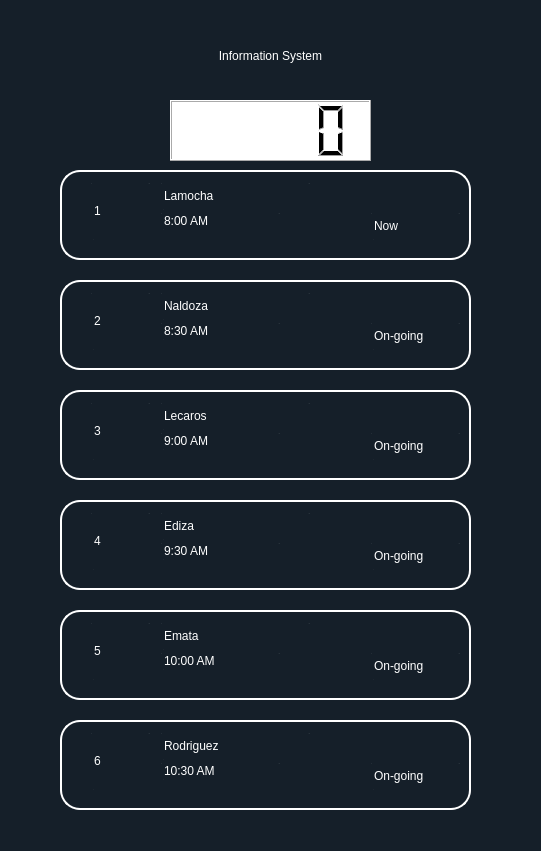
   <widget class="QFrame" name="frame_5">
    <property name="geometry">
     <rect>
      <x>1290</x>
      <y>160</y>
      <width>541</width>
      <height>851</height>
     </rect>
    </property>
    <property name="styleSheet">
     <string notr="true">background-color: rgb(21, 31, 41);
border-radius: 20px;</string>
    </property>
    <property name="frameShape">
     <enum>QFrame::StyledPanel</enum>
    </property>
    <property name="frameShadow">
     <enum>QFrame::Raised</enum>
    </property>
    <widget class="QLabel" name="label_7">
     <property name="geometry">
      <rect>
       <x>0</x>
       <y>30</y>
       <width>541</width>
       <height>51</height>
      </rect>
     </property>
     <property name="styleSheet">
      <string notr="true">font:40pt &quot;Bebas&quot;;
color: rgb(255, 255, 255);</string>
     </property>
     <property name="text">
      <string>Information System</string>
     </property>
     <property name="alignment">
      <set>Qt::AlignCenter</set>
     </property>
    </widget>
    <widget class="QFrame" name="frame_25">
     <property name="geometry">
      <rect>
       <x>60</x>
       <y>280</y>
       <width>411</width>
       <height>90</height>
      </rect>
     </property>
     <property name="styleSheet">
      <string notr="true">border: 2px solid white;
</string>
     </property>
     <property name="frameShape">
      <enum>QFrame::StyledPanel</enum>
     </property>
     <property name="frameShadow">
      <enum>QFrame::Raised</enum>
     </property>
     <widget class="QLineEdit" name="lineEdit_101">
      <property name="geometry">
       <rect>
        <x>310</x>
        <y>40</y>
        <width>91</width>
        <height>31</height>
       </rect>
      </property>
      <property name="styleSheet">
       <string notr="true">border-color: qradialgradient(spread:reflect, cx:0.463, cy:0.301636, radius:2, fx:0.458, fy:0.289409, stop:0.932203 rgba(21, 31, 41, 255), stop:1 rgba(255, 255, 255, 255));
color: rgb(255, 255, 255);
font: 12pt &quot;Montserrat&quot;;
border-radius: 5px;</string>
      </property>
      <property name="text">
       <string>On-going</string>
      </property>
      <property name="placeholderText">
       <string>Appointment Subject</string>
      </property>
     </widget>
     <widget class="QLineEdit" name="lineEdit_102">
      <property name="geometry">
       <rect>
        <x>100</x>
        <y>40</y>
        <width>121</width>
        <height>21</height>
       </rect>
      </property>
      <property name="styleSheet">
       <string notr="true">border-color: qradialgradient(spread:reflect, cx:0.463, cy:0.301636, radius:2, fx:0.458, fy:0.289409, stop:0.932203 rgba(21, 31, 41, 255), stop:1 rgba(255, 255, 255, 255));
color: rgb(255, 255, 255);
font: 12pt &quot;Montserrat&quot;;
border-radius: 5px;</string>
      </property>
      <property name="text">
       <string>8:30 AM</string>
      </property>
      <property name="placeholderText">
       <string>Appointment Subject</string>
      </property>
     </widget>
     <widget class="QLineEdit" name="lineEdit_103">
      <property name="geometry">
       <rect>
        <x>30</x>
        <y>10</y>
        <width>61</width>
        <height>61</height>
       </rect>
      </property>
      <property name="styleSheet">
       <string notr="true">border-color: qradialgradient(spread:reflect, cx:0.463, cy:0.301636, radius:2, fx:0.458, fy:0.289409, stop:0.932203 rgba(21, 31, 41, 255), stop:1 rgba(255, 255, 255, 255));
color: rgb(255, 255, 255);
font: 46pt &quot;Montserrat&quot;;
border-radius: 5px;</string>
      </property>
      <property name="text">
       <string>2</string>
      </property>
      <property name="placeholderText">
       <string>Appointment Subject</string>
      </property>
     </widget>
     <widget class="QLineEdit" name="lineEdit_104">
      <property name="geometry">
       <rect>
        <x>100</x>
        <y>10</y>
        <width>151</width>
        <height>31</height>
       </rect>
      </property>
      <property name="styleSheet">
       <string notr="true">border-color: qradialgradient(spread:reflect, cx:0.463, cy:0.301636, radius:2, fx:0.458, fy:0.289409, stop:0.932203 rgba(21, 31, 41, 255), stop:1 rgba(255, 255, 255, 255));
color: rgb(255, 255, 255);
font: 14pt &quot;Montserrat&quot;;
border-radius: 5px;</string>
      </property>
      <property name="text">
       <string>Naldoza</string>
      </property>
      <property name="placeholderText">
       <string>Appointment Subject</string>
      </property>
     </widget>
     <widget class="QFrame" name="frame_26">
      <property name="geometry">
       <rect>
        <x>0</x>
        <y>160</y>
        <width>411</width>
        <height>81</height>
       </rect>
      </property>
      <property name="styleSheet">
       <string notr="true">border: 2px solid white;
</string>
      </property>
      <property name="frameShape">
       <enum>QFrame::StyledPanel</enum>
      </property>
      <property name="frameShadow">
       <enum>QFrame::Raised</enum>
      </property>
      <widget class="QLineEdit" name="lineEdit_105">
       <property name="geometry">
        <rect>
         <x>310</x>
         <y>40</y>
         <width>91</width>
         <height>31</height>
        </rect>
       </property>
       <property name="styleSheet">
        <string notr="true">border-color: qradialgradient(spread:reflect, cx:0.463, cy:0.301636, radius:2, fx:0.458, fy:0.289409, stop:0.932203 rgba(21, 31, 41, 255), stop:1 rgba(255, 255, 255, 255));
color: rgb(255, 255, 255);
font: 12pt &quot;Montserrat&quot;;
border-radius: 5px;</string>
       </property>
       <property name="text">
        <string>On-going</string>
       </property>
       <property name="placeholderText">
        <string>Appointment Subject</string>
       </property>
      </widget>
      <widget class="QLineEdit" name="lineEdit_106">
       <property name="geometry">
        <rect>
         <x>100</x>
         <y>40</y>
         <width>121</width>
         <height>21</height>
        </rect>
       </property>
       <property name="styleSheet">
        <string notr="true">border-color: qradialgradient(spread:reflect, cx:0.463, cy:0.301636, radius:2, fx:0.458, fy:0.289409, stop:0.932203 rgba(21, 31, 41, 255), stop:1 rgba(255, 255, 255, 255));
color: rgb(255, 255, 255);
font: 12pt &quot;Montserrat&quot;;
border-radius: 5px;</string>
       </property>
       <property name="text">
        <string>8:00 AM</string>
       </property>
       <property name="placeholderText">
        <string>Appointment Subject</string>
       </property>
      </widget>
      <widget class="QLineEdit" name="lineEdit_107">
       <property name="geometry">
        <rect>
         <x>30</x>
         <y>10</y>
         <width>61</width>
         <height>61</height>
        </rect>
       </property>
       <property name="styleSheet">
        <string notr="true">border-color: qradialgradient(spread:reflect, cx:0.463, cy:0.301636, radius:2, fx:0.458, fy:0.289409, stop:0.932203 rgba(21, 31, 41, 255), stop:1 rgba(255, 255, 255, 255));
color: rgb(255, 255, 255);
font: 46pt &quot;Montserrat&quot;;
border-radius: 5px;</string>
       </property>
       <property name="text">
        <string>1</string>
       </property>
       <property name="placeholderText">
        <string>Appointment Subject</string>
       </property>
      </widget>
      <widget class="QLineEdit" name="lineEdit_108">
       <property name="geometry">
        <rect>
         <x>100</x>
         <y>10</y>
         <width>151</width>
         <height>31</height>
        </rect>
       </property>
       <property name="styleSheet">
        <string notr="true">border-color: qradialgradient(spread:reflect, cx:0.463, cy:0.301636, radius:2, fx:0.458, fy:0.289409, stop:0.932203 rgba(21, 31, 41, 255), stop:1 rgba(255, 255, 255, 255));
color: rgb(255, 255, 255);
font: 14pt &quot;Montserrat&quot;;
border-radius: 5px;</string>
       </property>
       <property name="text">
        <string>Kyle Lamocha</string>
       </property>
       <property name="placeholderText">
        <string>Appointment Subject</string>
       </property>
      </widget>
     </widget>
    </widget>
    <widget class="QFrame" name="frame_27">
     <property name="geometry">
      <rect>
       <x>60</x>
       <y>390</y>
       <width>411</width>
       <height>90</height>
      </rect>
     </property>
     <property name="styleSheet">
      <string notr="true">border: 2px solid white;
</string>
     </property>
     <property name="frameShape">
      <enum>QFrame::StyledPanel</enum>
     </property>
     <property name="frameShadow">
      <enum>QFrame::Raised</enum>
     </property>
     <widget class="QLineEdit" name="lineEdit_109">
      <property name="geometry">
       <rect>
        <x>310</x>
        <y>40</y>
        <width>91</width>
        <height>31</height>
       </rect>
      </property>
      <property name="styleSheet">
       <string notr="true">border-color: qradialgradient(spread:reflect, cx:0.463, cy:0.301636, radius:2, fx:0.458, fy:0.289409, stop:0.932203 rgba(21, 31, 41, 255), stop:1 rgba(255, 255, 255, 255));
color: rgb(255, 255, 255);
font: 12pt &quot;Montserrat&quot;;
border-radius: 5px;</string>
      </property>
      <property name="text">
       <string>On-going</string>
      </property>
      <property name="placeholderText">
       <string>Appointment Subject</string>
      </property>
     </widget>
     <widget class="QLineEdit" name="lineEdit_110">
      <property name="geometry">
       <rect>
        <x>100</x>
        <y>40</y>
        <width>121</width>
        <height>21</height>
       </rect>
      </property>
      <property name="styleSheet">
       <string notr="true">border-color: qradialgradient(spread:reflect, cx:0.463, cy:0.301636, radius:2, fx:0.458, fy:0.289409, stop:0.932203 rgba(21, 31, 41, 255), stop:1 rgba(255, 255, 255, 255));
color: rgb(255, 255, 255);
font: 12pt &quot;Montserrat&quot;;
border-radius: 5px;</string>
      </property>
      <property name="text">
       <string>9:00 AM</string>
      </property>
      <property name="placeholderText">
       <string>Appointment Subject</string>
      </property>
     </widget>
     <widget class="QLineEdit" name="lineEdit_111">
      <property name="geometry">
       <rect>
        <x>30</x>
        <y>10</y>
        <width>61</width>
        <height>61</height>
       </rect>
      </property>
      <property name="styleSheet">
       <string notr="true">border-color: qradialgradient(spread:reflect, cx:0.463, cy:0.301636, radius:2, fx:0.458, fy:0.289409, stop:0.932203 rgba(21, 31, 41, 255), stop:1 rgba(255, 255, 255, 255));
color: rgb(255, 255, 255);
font: 46pt &quot;Montserrat&quot;;
border-radius: 5px;</string>
      </property>
      <property name="text">
       <string>3</string>
      </property>
      <property name="placeholderText">
       <string>Appointment Subject</string>
      </property>
     </widget>
     <widget class="QLineEdit" name="lineEdit_112">
      <property name="geometry">
       <rect>
        <x>100</x>
        <y>10</y>
        <width>151</width>
        <height>31</height>
       </rect>
      </property>
      <property name="styleSheet">
       <string notr="true">border-color: qradialgradient(spread:reflect, cx:0.463, cy:0.301636, radius:2, fx:0.458, fy:0.289409, stop:0.932203 rgba(21, 31, 41, 255), stop:1 rgba(255, 255, 255, 255));
color: rgb(255, 255, 255);
font: 14pt &quot;Montserrat&quot;;
border-radius: 5px;</string>
      </property>
      <property name="text">
       <string>Lecaros</string>
      </property>
      <property name="placeholderText">
       <string>Appointment Subject</string>
      </property>
     </widget>
    </widget>
    <widget class="QFrame" name="frame_28">
     <property name="geometry">
      <rect>
       <x>60</x>
       <y>500</y>
       <width>411</width>
       <height>90</height>
      </rect>
     </property>
     <property name="styleSheet">
      <string notr="true">border: 2px solid white;
</string>
     </property>
     <property name="frameShape">
      <enum>QFrame::StyledPanel</enum>
     </property>
     <property name="frameShadow">
      <enum>QFrame::Raised</enum>
     </property>
     <widget class="QLineEdit" name="lineEdit_113">
      <property name="geometry">
       <rect>
        <x>310</x>
        <y>40</y>
        <width>91</width>
        <height>31</height>
       </rect>
      </property>
      <property name="styleSheet">
       <string notr="true">border-color: qradialgradient(spread:reflect, cx:0.463, cy:0.301636, radius:2, fx:0.458, fy:0.289409, stop:0.932203 rgba(21, 31, 41, 255), stop:1 rgba(255, 255, 255, 255));
color: rgb(255, 255, 255);
font: 12pt &quot;Montserrat&quot;;
border-radius: 5px;</string>
      </property>
      <property name="text">
       <string>On-going</string>
      </property>
      <property name="placeholderText">
       <string>Appointment Subject</string>
      </property>
     </widget>
     <widget class="QLineEdit" name="lineEdit_114">
      <property name="geometry">
       <rect>
        <x>100</x>
        <y>40</y>
        <width>121</width>
        <height>21</height>
       </rect>
      </property>
      <property name="styleSheet">
       <string notr="true">border-color: qradialgradient(spread:reflect, cx:0.463, cy:0.301636, radius:2, fx:0.458, fy:0.289409, stop:0.932203 rgba(21, 31, 41, 255), stop:1 rgba(255, 255, 255, 255));
color: rgb(255, 255, 255);
font: 12pt &quot;Montserrat&quot;;
border-radius: 5px;</string>
      </property>
      <property name="text">
       <string>9:30 AM</string>
      </property>
      <property name="placeholderText">
       <string>Appointment Subject</string>
      </property>
     </widget>
     <widget class="QLineEdit" name="lineEdit_115">
      <property name="geometry">
       <rect>
        <x>30</x>
        <y>10</y>
        <width>61</width>
        <height>61</height>
       </rect>
      </property>
      <property name="styleSheet">
       <string notr="true">border-color: qradialgradient(spread:reflect, cx:0.463, cy:0.301636, radius:2, fx:0.458, fy:0.289409, stop:0.932203 rgba(21, 31, 41, 255), stop:1 rgba(255, 255, 255, 255));
color: rgb(255, 255, 255);
font: 46pt &quot;Montserrat&quot;;
border-radius: 5px;</string>
      </property>
      <property name="text">
       <string>4</string>
      </property>
      <property name="placeholderText">
       <string>Appointment Subject</string>
      </property>
     </widget>
     <widget class="QLineEdit" name="lineEdit_116">
      <property name="geometry">
       <rect>
        <x>100</x>
        <y>10</y>
        <width>151</width>
        <height>31</height>
       </rect>
      </property>
      <property name="styleSheet">
       <string notr="true">border-color: qradialgradient(spread:reflect, cx:0.463, cy:0.301636, radius:2, fx:0.458, fy:0.289409, stop:0.932203 rgba(21, 31, 41, 255), stop:1 rgba(255, 255, 255, 255));
color: rgb(255, 255, 255);
font: 14pt &quot;Montserrat&quot;;
border-radius: 5px;</string>
      </property>
      <property name="text">
       <string>Ediza</string>
      </property>
      <property name="placeholderText">
       <string>Appointment Subject</string>
      </property>
     </widget>
    </widget>
    <widget class="QFrame" name="frame_29">
     <property name="geometry">
      <rect>
       <x>60</x>
       <y>610</y>
       <width>411</width>
       <height>90</height>
      </rect>
     </property>
     <property name="styleSheet">
      <string notr="true">border: 2px solid white;
</string>
     </property>
     <property name="frameShape">
      <enum>QFrame::StyledPanel</enum>
     </property>
     <property name="frameShadow">
      <enum>QFrame::Raised</enum>
     </property>
     <widget class="QLineEdit" name="lineEdit_117">
      <property name="geometry">
       <rect>
        <x>310</x>
        <y>40</y>
        <width>91</width>
        <height>31</height>
       </rect>
      </property>
      <property name="styleSheet">
       <string notr="true">border-color: qradialgradient(spread:reflect, cx:0.463, cy:0.301636, radius:2, fx:0.458, fy:0.289409, stop:0.932203 rgba(21, 31, 41, 255), stop:1 rgba(255, 255, 255, 255));
color: rgb(255, 255, 255);
font: 12pt &quot;Montserrat&quot;;
border-radius: 5px;</string>
      </property>
      <property name="text">
       <string>On-going</string>
      </property>
      <property name="placeholderText">
       <string>Appointment Subject</string>
      </property>
     </widget>
     <widget class="QLineEdit" name="lineEdit_118">
      <property name="geometry">
       <rect>
        <x>100</x>
        <y>40</y>
        <width>121</width>
        <height>21</height>
       </rect>
      </property>
      <property name="styleSheet">
       <string notr="true">border-color: qradialgradient(spread:reflect, cx:0.463, cy:0.301636, radius:2, fx:0.458, fy:0.289409, stop:0.932203 rgba(21, 31, 41, 255), stop:1 rgba(255, 255, 255, 255));
color: rgb(255, 255, 255);
font: 12pt &quot;Montserrat&quot;;
border-radius: 5px;</string>
      </property>
      <property name="text">
       <string>10:00 AM</string>
      </property>
      <property name="placeholderText">
       <string>Appointment Subject</string>
      </property>
     </widget>
     <widget class="QLineEdit" name="lineEdit_119">
      <property name="geometry">
       <rect>
        <x>30</x>
        <y>10</y>
        <width>61</width>
        <height>61</height>
       </rect>
      </property>
      <property name="styleSheet">
       <string notr="true">border-color: qradialgradient(spread:reflect, cx:0.463, cy:0.301636, radius:2, fx:0.458, fy:0.289409, stop:0.932203 rgba(21, 31, 41, 255), stop:1 rgba(255, 255, 255, 255));
color: rgb(255, 255, 255);
font: 46pt &quot;Montserrat&quot;;
border-radius: 5px;</string>
      </property>
      <property name="text">
       <string>5</string>
      </property>
      <property name="placeholderText">
       <string>Appointment Subject</string>
      </property>
     </widget>
     <widget class="QLineEdit" name="lineEdit_120">
      <property name="geometry">
       <rect>
        <x>100</x>
        <y>10</y>
        <width>151</width>
        <height>31</height>
       </rect>
      </property>
      <property name="styleSheet">
       <string notr="true">border-color: qradialgradient(spread:reflect, cx:0.463, cy:0.301636, radius:2, fx:0.458, fy:0.289409, stop:0.932203 rgba(21, 31, 41, 255), stop:1 rgba(255, 255, 255, 255));
color: rgb(255, 255, 255);
font: 14pt &quot;Montserrat&quot;;
border-radius: 5px;</string>
      </property>
      <property name="text">
       <string>Emata</string>
      </property>
      <property name="placeholderText">
       <string>Appointment Subject</string>
      </property>
     </widget>
    </widget>
    <widget class="QFrame" name="frame_30">
     <property name="geometry">
      <rect>
       <x>60</x>
       <y>170</y>
       <width>411</width>
       <height>90</height>
      </rect>
     </property>
     <property name="styleSheet">
      <string notr="true">border: 2px solid white;
</string>
     </property>
     <property name="frameShape">
      <enum>QFrame::StyledPanel</enum>
     </property>
     <property name="frameShadow">
      <enum>QFrame::Raised</enum>
     </property>
     <widget class="QLineEdit" name="lineEdit_121">
      <property name="geometry">
       <rect>
        <x>310</x>
        <y>40</y>
        <width>91</width>
        <height>31</height>
       </rect>
      </property>
      <property name="styleSheet">
       <string notr="true">border-color: qradialgradient(spread:reflect, cx:0.463, cy:0.301636, radius:2, fx:0.458, fy:0.289409, stop:0.932203 rgba(21, 31, 41, 255), stop:1 rgba(255, 255, 255, 255));
color: rgb(255, 255, 255);
font: 12pt &quot;Montserrat&quot;;
border-radius: 5px;</string>
      </property>
      <property name="text">
       <string>Now</string>
      </property>
      <property name="placeholderText">
       <string>Appointment Subject</string>
      </property>
     </widget>
     <widget class="QLineEdit" name="lineEdit_122">
      <property name="geometry">
       <rect>
        <x>100</x>
        <y>40</y>
        <width>121</width>
        <height>21</height>
       </rect>
      </property>
      <property name="styleSheet">
       <string notr="true">border-color: qradialgradient(spread:reflect, cx:0.463, cy:0.301636, radius:2, fx:0.458, fy:0.289409, stop:0.932203 rgba(21, 31, 41, 255), stop:1 rgba(255, 255, 255, 255));
color: rgb(255, 255, 255);
font: 12pt &quot;Montserrat&quot;;
border-radius: 5px;</string>
      </property>
      <property name="text">
       <string>8:00 AM</string>
      </property>
      <property name="placeholderText">
       <string>Appointment Subject</string>
      </property>
     </widget>
     <widget class="QLineEdit" name="lineEdit_123">
      <property name="geometry">
       <rect>
        <x>30</x>
        <y>10</y>
        <width>61</width>
        <height>61</height>
       </rect>
      </property>
      <property name="styleSheet">
       <string notr="true">border-color: qradialgradient(spread:reflect, cx:0.463, cy:0.301636, radius:2, fx:0.458, fy:0.289409, stop:0.932203 rgba(21, 31, 41, 255), stop:1 rgba(255, 255, 255, 255));
color: rgb(255, 255, 255);
font: 46pt &quot;Montserrat&quot;;
border-radius: 5px;</string>
      </property>
      <property name="text">
       <string>1</string>
      </property>
      <property name="placeholderText">
       <string>Appointment Subject</string>
      </property>
     </widget>
     <widget class="QLineEdit" name="lineEdit_124">
      <property name="geometry">
       <rect>
        <x>100</x>
        <y>10</y>
        <width>151</width>
        <height>31</height>
       </rect>
      </property>
      <property name="styleSheet">
       <string notr="true">border-color: qradialgradient(spread:reflect, cx:0.463, cy:0.301636, radius:2, fx:0.458, fy:0.289409, stop:0.932203 rgba(21, 31, 41, 255), stop:1 rgba(255, 255, 255, 255));
color: rgb(255, 255, 255);
font: 14pt &quot;Montserrat&quot;;
border-radius: 5px;</string>
      </property>
      <property name="text">
       <string>Lamocha</string>
      </property>
      <property name="placeholderText">
       <string>Appointment Subject</string>
      </property>
     </widget>
    </widget>
    <widget class="QFrame" name="frame_31">
     <property name="geometry">
      <rect>
       <x>60</x>
       <y>720</y>
       <width>411</width>
       <height>90</height>
      </rect>
     </property>
     <property name="styleSheet">
      <string notr="true">border: 2px solid white;
</string>
     </property>
     <property name="frameShape">
      <enum>QFrame::StyledPanel</enum>
     </property>
     <property name="frameShadow">
      <enum>QFrame::Raised</enum>
     </property>
     <widget class="QLineEdit" name="lineEdit_125">
      <property name="geometry">
       <rect>
        <x>310</x>
        <y>40</y>
        <width>91</width>
        <height>31</height>
       </rect>
      </property>
      <property name="styleSheet">
       <string notr="true">border-color: qradialgradient(spread:reflect, cx:0.463, cy:0.301636, radius:2, fx:0.458, fy:0.289409, stop:0.932203 rgba(21, 31, 41, 255), stop:1 rgba(255, 255, 255, 255));
color: rgb(255, 255, 255);
font: 12pt &quot;Montserrat&quot;;
border-radius: 5px;</string>
      </property>
      <property name="text">
       <string>On-going</string>
      </property>
      <property name="placeholderText">
       <string>Appointment Subject</string>
      </property>
     </widget>
     <widget class="QLineEdit" name="lineEdit_126">
      <property name="geometry">
       <rect>
        <x>100</x>
        <y>40</y>
        <width>121</width>
        <height>21</height>
       </rect>
      </property>
      <property name="styleSheet">
       <string notr="true">border-color: qradialgradient(spread:reflect, cx:0.463, cy:0.301636, radius:2, fx:0.458, fy:0.289409, stop:0.932203 rgba(21, 31, 41, 255), stop:1 rgba(255, 255, 255, 255));
color: rgb(255, 255, 255);
font: 12pt &quot;Montserrat&quot;;
border-radius: 5px;</string>
      </property>
      <property name="text">
       <string>10:30 AM</string>
      </property>
      <property name="placeholderText">
       <string>Appointment Subject</string>
      </property>
     </widget>
     <widget class="QLineEdit" name="lineEdit_127">
      <property name="geometry">
       <rect>
        <x>30</x>
        <y>10</y>
        <width>61</width>
        <height>61</height>
       </rect>
      </property>
      <property name="styleSheet">
       <string notr="true">border-color: qradialgradient(spread:reflect, cx:0.463, cy:0.301636, radius:2, fx:0.458, fy:0.289409, stop:0.932203 rgba(21, 31, 41, 255), stop:1 rgba(255, 255, 255, 255));
color: rgb(255, 255, 255);
font: 46pt &quot;Montserrat&quot;;
border-radius: 5px;</string>
      </property>
      <property name="text">
       <string>6</string>
      </property>
      <property name="placeholderText">
       <string>Appointment Subject</string>
      </property>
     </widget>
     <widget class="QLineEdit" name="lineEdit_128">
      <property name="geometry">
       <rect>
        <x>100</x>
        <y>10</y>
        <width>151</width>
        <height>31</height>
       </rect>
      </property>
      <property name="styleSheet">
       <string notr="true">border-color: qradialgradient(spread:reflect, cx:0.463, cy:0.301636, radius:2, fx:0.458, fy:0.289409, stop:0.932203 rgba(21, 31, 41, 255), stop:1 rgba(255, 255, 255, 255));
color: rgb(255, 255, 255);
font: 14pt &quot;Montserrat&quot;;
border-radius: 5px;</string>
      </property>
      <property name="text">
       <string>Rodriguez</string>
      </property>
      <property name="placeholderText">
       <string>Appointment Subject</string>
      </property>
     </widget>
    </widget>
    <widget class="QFrame" name="frame_6">
     <property name="geometry">
      <rect>
       <x>130</x>
       <y>90</y>
       <width>271</width>
       <height>71</height>
      </rect>
     </property>
     <property name="frameShape">
      <enum>QFrame::StyledPanel</enum>
     </property>
     <property name="frameShadow">
      <enum>QFrame::Raised</enum>
     </property>
     <widget class="QLCDNumber" name="lcdNumber_3">
      <property name="geometry">
       <rect>
        <x>40</x>
        <y>10</y>
        <width>201</width>
        <height>61</height>
       </rect>
      </property>
      <property name="styleSheet">
       <string notr="true">background-color: rgb(255, 255, 255);
border-radius: -20px ;</string>
      </property>
     </widget>
    </widget>
   </widget>
